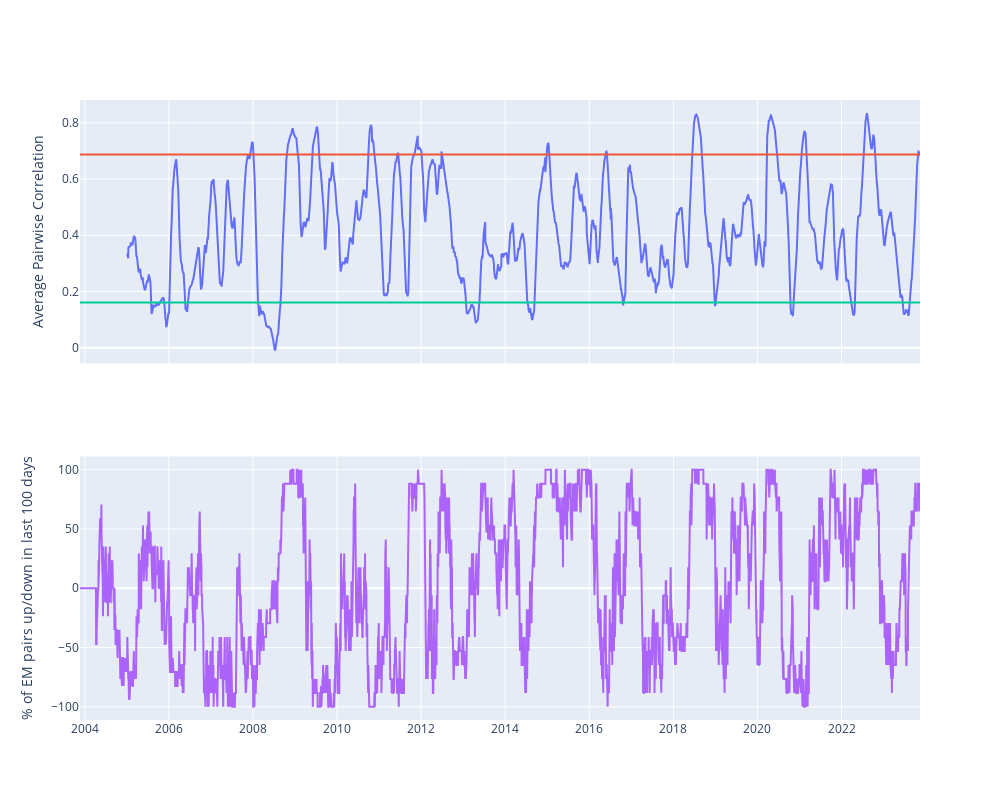

Here is the notebook cell this chart was saved with:
### Code cell
from plotly.subplots import make_subplots
fig = make_subplots(rows=2, cols=1, shared_xaxes=True,)

fig.add_scatter(x=corr_list.index, y=corr_list["mean"], mode='lines', row=1, col=1,showlegend=False)
fig.add_scatter(x=corr_list.index, y=corr_list["90th"], mode='lines', row=1, col=1,showlegend=False)
fig.add_scatter(x=corr_list.index, y=corr_list["10th"], mode='lines', row=1, col=1,showlegend=False)
fig.add_scatter(y=em_perf, x=em_perf.index, mode='lines', row=2, col=1,showlegend=False)

fig.update_yaxes(title_text="Average Pairwise Correlation", row=1, col=1)
fig.update_yaxes(title_text=f"% of EM pairs up/down in last {days} days", row=2, col=1)
fig.update_layout(width=1000, height=800)

fig.show()

### Figure 1 — Plotly figure (JSON) as saved in the notebook; plotly's stock layout.template omitted (floating-point values rounded to 4 significant figures; data arrays with more than 128 entries replaced by an {"elided": "..."} marker saying what was removed)
{"data": [{"mode": "lines", "showlegend": false, "type": "scatter", "x": {"elided": "5213 str values"}, "xaxis": "x", "y": {"elided": "5213 float values"}, "yaxis": "y"}, {"mode": "lines", "showlegend": false, "type": "scatter", "x": {"elided": "5213 str values"}, "xaxis": "x", "y": {"elided": "5213 float values"}, "yaxis": "y"}, {"mode": "lines", "showlegend": false, "type": "scatter", "x": {"elided": "5213 str values"}, "xaxis": "x", "y": {"elided": "5213 float values"}, "yaxis": "y"}, {"mode": "lines", "showlegend": false, "type": "scatter", "x": {"elided": "5213 str values"}, "xaxis": "x2", "y": {"elided": "5213 float values"}, "yaxis": "y2"}], "layout": {"height": 800, "width": 1000, "xaxis": {"anchor": "y", "domain": [0, 1], "matches": "x2", "showticklabels": false}, "xaxis2": {"anchor": "y2", "domain": [0, 1]}, "yaxis": {"anchor": "x", "domain": [0.575, 1], "title": {"text": "Average Pairwise Correlation"}}, "yaxis2": {"anchor": "x2", "domain": [0, 0.425], "title": {"text": "% of EM pairs up/down in last 100 days"}}}}
